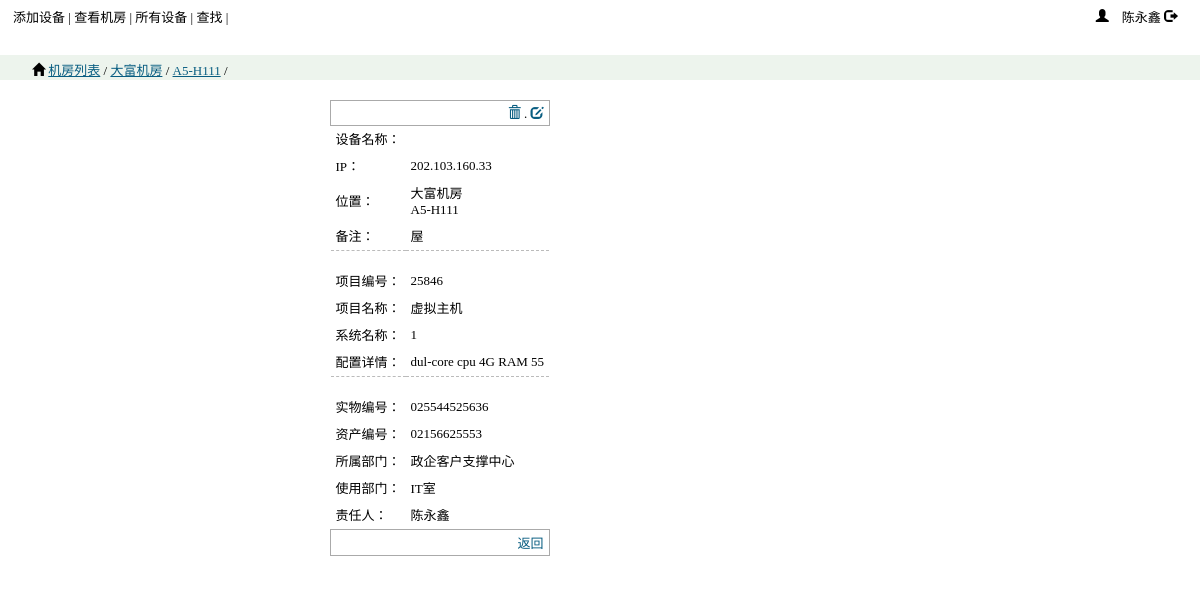
Page /devview.php?id=7 on the committed database.
### tables this page shows
CREATE TABLE IF NOT EXISTS `device_manage` (
  `id` int(11) NOT NULL AUTO_INCREMENT,
  `adddate` date DEFAULT NULL,
  `updatedate` date DEFAULT NULL,
  `room` int(11) DEFAULT NULL,
  `position` varchar(10) DEFAULT NULL,
  `status` varchar(10) DEFAULT NULL,
  `ip` varchar(100) DEFAULT NULL,
  `devname` tinytext,
  `sysname` tinytext,
  `detail` tinytext,
  `projnum` varchar(30) DEFAULT NULL,
  `projname` tinytext,
  `assetnum` varchar(30) DEFAULT NULL,
  `objnum` varchar(30) DEFAULT NULL,
  `memo` tinytext,
  `belongdep` varchar(60) DEFAULT NULL,
  `usingdep` varchar(60) DEFAULT NULL,
  `manager` varchar(8) DEFAULT NULL,
  PRIMARY KEY (`id`)
);

CREATE TABLE IF NOT EXISTS `device_room` (
  `id` int(11) NOT NULL AUTO_INCREMENT,
  `adddate` date DEFAULT NULL,
  `roomname` varchar(50) DEFAULT NULL,
  `shelfrows` tinyint(4) DEFAULT NULL,
  `shelfcols` tinyint(4) DEFAULT NULL,
  `devsum` int(11) DEFAULT NULL,
  PRIMARY KEY (`id`)
);

### devview.php (the view, shortened to what this page needs)
<?php
require("header.php");
require("dbconn.php");
$tblname="device_manage";
$devid=isset($_GET['id'])?$_GET['id']:0;
if(isset($_GET['po']))
{
    $position=$_GET['po'];
}else{
    $position="0000";
}
$sql="SELECT device_manage.*,device_room.roomname FROM ".$tblname." INNER JOIN device_room ON device_manage.room=device_room.id"
    ." WHERE device_manage.id='$devid'";
$dev_pdostmt=$dbh->query($sql);
$devinfo=$dev_pdostmt->fetch(PDO::FETCH_ASSOC);
$room_url="roomview.php?r=".$devinfo['room'];
$shelf_url="shelfview.php?r=".$devinfo['room']."&po=".$devinfo['position'];
$edit_url="devedit.php?po=".$position."&id=".$devinfo['id'];
$del_url="devdel.php?po=".$position."&id=".$devinfo['id'];
echo "<div class=\"breadcrumb\"><span class=\"glyphicon glyphicon-home\"></span> <a href=\"roomlist.php\">机房列表</a> / "
            ."<a href=\"".$room_url."\">".$devinfo['roomname']
            ."</a> / <a href=\"".$shelf_url."\">".$devinfo['position']."</a> / ".$devinfo['devname']."</div>";
echo "<div class=\"container\">";
echo "<div class=\"devdetail\">";
echo "<table>";
echo "<tr><th colspan=\"2\" ><a title=\"删除\" href=\"javascript:if(confirm('确实要删除吗?'))location='".$del_url
         ."'\"> <span class=\"glyphicon glyphicon-trash\"></span></a> . <a  title=\"编辑\" href=\"".$edit_url
         ."\"> <span class=\"glyphicon glyphicon-edit\"></span></a></th></tr>";
echo "<tr><td>设备名称：</td><td>".$devinfo['devname']."</td></tr>";
echo "<tr><td>IP：</td><td>".$devinfo['ip']."</td></tr>";
echo "<tr><td>位置：</td><td>".$devinfo['roomname']."<br />".$devinfo['position']."</td></tr>";
echo "<tr><td>备注：</td><td>".$devinfo['memo']."</td></tr>";
echo "<tr><td  class=\"altblock\">项目编号：</td><td  class=\"altblock\">".$devinfo['projnum']."</td></tr>";
echo "<tr><td>项目名称：</td><td>".$devinfo['projname']."</td></tr>";
echo "<tr><td>系统名称：</td><td>".$devinfo['sysname']."</td></tr>";
echo "<tr><td>配置详情：</td><td>".$devinfo['detail']."</td></tr>";
echo "<tr><td  class=\"altblock\">实物编号：</td><td  class=\"altblock\">".$devinfo['objnum']."</td></tr>";
echo "<tr><td>资产编号：</td><td>".$devinfo['assetnum']."</td></tr>";
echo "<tr><td>所属部门：</td><td>".$devinfo['belongdep']."</td></tr>";
echo "<tr><td>使用部门：</td><td>".$devinfo['usingdep']."</td></tr>";
echo "<tr><td>责任人：</td><td>".$devinfo['manager']."</td></tr>";
echo "<tr><th colspan=\"2\" ><a href=\"".$shelf_url."\">返回</a></th></tr>";
echo "</table>";
echo "</div>";
?>
</div>
</body>
</html>

### css/ccbt.css (style rules this page uses)
body { margin: 0; font-size: 13px; }
.breadcrumb { height: 15px; margin: 5px 0 5px 0; padding: 5px 5px 5px 32px; background: #EDF4ED; }
.breadcrumb a { font-weight: normal; color: #085D81; }
.container { margin:0 auto; width: 980px; padding: 5px 10px; background: #fff; }
.container table,tr,td,th { font-size:100%; border-collapse: collapse; border: solid 1px #aaa; padding:3px 5px 3px 5px; margin:10px 10px 10px 10px; }
.container table a { text-decoration: none; color: #085D81; }
.devdetail { margin: 0 10px 0 210px; }
.devdetail table { border:none; margin:10px 10px 10px 10px; }
.devdetail table th { text-align:right; font-weight: normal; }
.devdetail table tr { border: none; padding:3px 5px 5px 5px; }
.devdetail table td { border: none; padding:3px 5px 5px 5px; }
.devdetail table td.altblock { border-top: dashed 1px #bbb; padding-top: 20px; }
.glyphicon { position: relative; top: 1px; display: inline-block; font-family: 'Glyphicons Halflings'; -webkit-font-smoothing: antialiased; font-style: normal; font-weight: normal; line-height: 1; }
.glyphicon-trash:before { content: "\e020"; }
.glyphicon-home:before { content: "\e021"; }
.glyphicon-edit:before { content: "\e065"; }

### rows in the picture
device_manage: device_room.roomname "大富机房", position "A5-H111", ip "202.103.160.33", memo "屋", projnum "25846", projname "虚拟主机", sysname "1", detail "dul-core cpu 4G RAM 55", objnum "025544525636", assetnum "02156625553", belongdep "政企客户支撑中心", usingdep "IT室", manager "陈永鑫"
